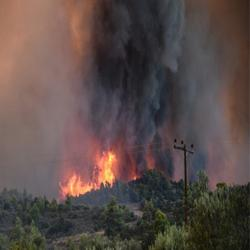
#> input picture images/fire/fire_0013.jpg, 250 x 250 px
$ python -i pixels.py   (imports and definitions only)
#> lines starting #> are read from the running program, lines starting #| are printed output that depends on the picture; after the words box and inside, x2 and y2 are one past the last pixel; in counts of white or black regions, pixels touching at a corner belong together
#> in run, img is the input picture: PIL image 250x250 RGB; mean R, G, B 90.2, 76.1, 73.1
import numpy as np
from PIL import Image
import os
from upload_to_s3 import upload_file_to_s3
import tempfile


def rgb_to_hsv(rgb_image):
    norm_image = rgb_image / 255.0
    R, G, B = norm_image[:, :, 0], norm_image[:, :, 1], norm_image[:, :, 2]

    Cmax = np.maximum(np.maximum(R, G), B)
    Cmin = np.minimum(np.minimum(R, G), B)
    delta = Cmax - Cmin
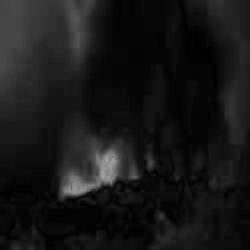
#> delta: shape (250, 250) float64; min 0, max 0.635, mean 0.0904

    H = np.zeros_like(Cmax)

    mask_R = (delta != 0) & (Cmax == R)
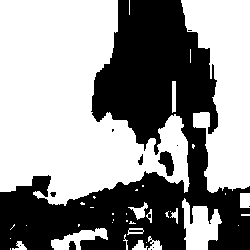
#> mask_R: shape (250, 250) bool; 57.6% white; 12 black regions (7 under 20 px), largest, box (x1, y1, x2, y2) and area: (0, 0, 250, 250) 26139, (158, 151, 174, 176) 240, (69, 241, 76, 250) 54, (138, 154, 143, 165) 34, (50, 192, 56, 197) 23
    mask_G = (delta != 0) & (Cmax == G)
#> mask_G: shape (250, 250) bool; 15% white; 31 white regions (24 under 20 px), largest, box (x1, y1, x2, y2) and area: (80, 170, 250, 250) 6978, (0, 195, 74, 250) 1998, (44, 224, 65, 229) 76
    mask_B = (delta != 0) & (Cmax == B)
#> mask_B: shape (250, 250) bool; 29.4% white; 17 white regions (6 under 20 px), largest, box (x1, y1, x2, y2) and area: (91, 0, 218, 185) 13404, (37, 171, 183, 238) 3220, (0, 172, 51, 234) 1141

    H[mask_R] = ((G[mask_R] - B[mask_R]) / delta[mask_R]) % 6
    H[mask_G] = (B[mask_G] - R[mask_G]) / delta[mask_G] + 2
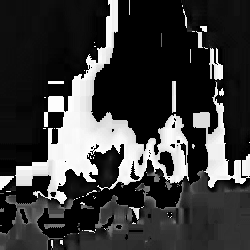
#> H: shape (250, 250) float64; min 0, max 5.99, mean 1.38; drawn with min black and max white
    H[mask_B] = (R[mask_B] - G[mask_B]) / delta[mask_B] + 4

    H = H * 60

    S = np.zeros_like(Cmax)
    np.divide(delta, Cmax, out=S, where=Cmax != 0)
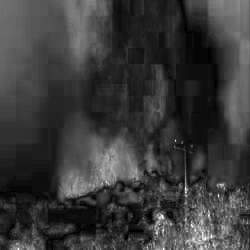
#> S: shape (250, 250) float64; min 0, max 1, mean 0.229

    V = Cmax

    hsv_image = np.stack((H, S, V), axis=-1)
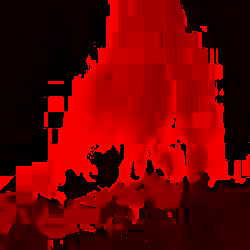
#> hsv_image: shape (250, 250, 3) float64; mean of channels 0, 1, 2 151.8, 0.2, 0.4; drawn with min black and max white
    return hsv_image


def detect_fire_by_color(img_array):
    hsv_array = rgb_to_hsv(img_array)

    H = hsv_array[:, :, 0]
    S = hsv_array[:, :, 1]
    V = hsv_array[:, :, 2]

    fire_mask = ((H < 30) | (H > 350)) & (S > 0.6) & (V > 0.5)
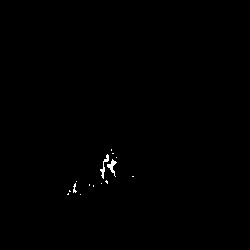
#> fire_mask: shape (250, 250) bool; 0.28% white in thin lines or dots, all inside (x1, y1, x2, y2) = (67, 149, 134, 195)

    fire_pixels = np.zeros_like(img_array)
    fire_pixels[fire_mask] = img_array[fire_mask]

    fire_area = np.sum(fire_mask)
#> fire_area = 177
    total_pixels = fire_mask.size
#> total_pixels = 62500
    fire_percentage = (fire_area / total_pixels) * 100
#> fire_percentage = 0.283

    if fire_area > 0:
        print(
            f"Обнаружен огонь! Площадь: {fire_area} пикселей ({fire_percentage:.2f}%)"
        )
#| Обнаружен огонь! Площадь: 177 пикселей (0.28%)
    else:
        print("Огонь не обнаружен.")

    return fire_pixels, fire_mask


def binary_erosion(image_array, kernel_radius=1):
#> called with kernel_radius = 2
    height, width = image_array.shape
#> height = 250; width = 250
    eroded = np.zeros_like(image_array)

    for y in range(kernel_radius, height - kernel_radius):
        for x in range(kernel_radius, width - kernel_radius):
            neighborhood = image_array[
                y - kernel_radius : y + kernel_radius + 1,
                x - kernel_radius : x + kernel_radius + 1,
            ]
            eroded[y, x] = 1 if np.all(neighborhood == 1) else 0
#> eroded: shape (250, 250) bool; every value is 0

    return eroded


def binary_dilation(image_array, kernel_radius=1):
#> called with kernel_radius = 2
    height, width = image_array.shape
#> height = 250; width = 250
    dilated = np.zeros_like(image_array)

    for y in range(kernel_radius, height - kernel_radius):
        for x in range(kernel_radius, width - kernel_radius):
            neighborhood = image_array[
                y - kernel_radius : y + kernel_radius + 1,
                x - kernel_radius : x + kernel_radius + 1,
            ]
            dilated[y, x] = 1 if np.any(neighborhood == 1) else 0
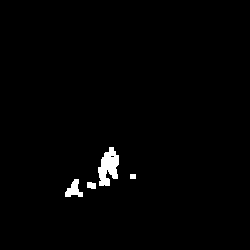
#> dilated: shape (250, 250) bool; 1.3% white; 4 white regions, box (x1, y1, x2, y2) and area: (98, 147, 119, 186) 529, (65, 179, 83, 197) 182, (87, 182, 96, 189) 55, (130, 174, 136, 179) 30

    return dilated


def binary_opening(image_array, kernel_radius=1):
    eroded = binary_erosion(image_array, kernel_radius)
    opened = binary_dilation(eroded, kernel_radius)
    return opened


def binary_closing(image_array, kernel_radius=1):
    dilated = binary_dilation(image_array, kernel_radius)
    closed = binary_erosion(dilated, kernel_radius)
#> after the loop in binary_erosion (call 3), `for y in range(kernel_radius, height - kernel_radius):`: eroded: shape (250, 250) bool; 0.42% white; 8 white regions (6 under 20 px), largest, box (x1, y1, x2, y2) and area: (100, 154, 117, 184) 199, (67, 183, 77, 195) 43
    return closed


def binary_opening_closing(image_array, kernel_radius=1):
    opened = binary_opening(image_array, kernel_radius)
    closed = binary_closing(opened, kernel_radius)
    return closed


def calculate_white_percentage(binary_array):
    total_pixels = binary_array.size
    white_pixels = np.sum(binary_array)
    return (white_pixels / total_pixels) * 100


def apply_morphology_preserve_color(original_img, binary_array):
    result_img = original_img.copy()
    result_img_array = np.array(result_img)
    result_img_array[binary_array == 0] = 0
    return Image.fromarray(result_img_array)

def run(image_path, output_dir):
    img = Image.open(image_path).convert("RGB")
    img_array = np.array(img)
    fire_pixels, fire_mask = detect_fire_by_color(img_array)
    fire_img = Image.fromarray(fire_pixels)

    img_gray = fire_img.convert("L")
    img_binary = np.array(img_gray) > 0

    operations = {
        "eroded": binary_erosion(img_binary, kernel_radius=2),
        "dilated": binary_dilation(img_binary, kernel_radius=2),
        "opened": binary_opening(img_binary, kernel_radius=2),
        "closed": binary_closing(img_binary, kernel_radius=2),
        "opened_closed": binary_opening_closing(img_binary, kernel_radius=2),
    }

    results = {}

    base_name = os.path.basename(image_path)
    for name, result in operations.items():
        processed_img = apply_morphology_preserve_color(img, result)
        filename = f"{output_dir}/{name}_{base_name}"

        # Временный файл
        with tempfile.NamedTemporaryFile(suffix=".jpg", delete=False) as tmp:
            processed_img.save(tmp.name)
            file_url = upload_file_to_s3(tmp.name, filename)

        percent = calculate_white_percentage(result)
        results[name] = {"path": file_url, "white_percentage": percent}
#> this loop made 1 pass
#> (name, filename) on pass 1: ('eroded', 'out.png/eroded_fire_0013.jpg')
#> after the loop, results = 0 items

    return results

#> (the run stopped early here; a loop or call above may not have finished)

$ run again, on images/fire/fire_0019.jpg
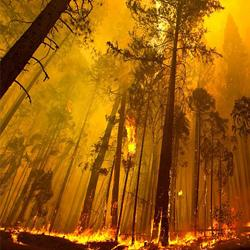
#> input picture images/fire/fire_0019.jpg, 250 x 250 px
#> in run, img is the input picture: PIL image 250x250 RGB; mean R, G, B 158.1, 94.4, 11.5
#> in rgb_to_hsv, `mask_R = (delta != 0) & (Cmax == R)`:
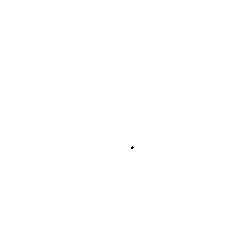
#> mask_R: shape (250, 250) bool; 100% white; black in thin lines or dots, all inside (x1, y1, x2, y2) = (131, 146, 134, 149)
#> mask_G: shape (250, 250) bool; 0.02% white in thin lines or dots, all inside (x1, y1, x2, y2) = (70, 6, 162, 239)
#> mask_B: shape (250, 250) bool; every value is 0
#> fire_mask: shape (250, 250) bool; 13.3% white; 425 white regions (388 under 20 px), largest, box (x1, y1, x2, y2) and area: (133, 152, 250, 250) 3928, (51, 198, 118, 242) 897, (5, 208, 52, 238) 401
#> fire_area = 8330
#> fire_percentage = 13.33
#| Обнаружен огонь! Площадь: 8330 пикселей (13.33%)
#> in binary_dilation, `height, width = image_array.shape`: height = 250
#> after the loop in binary_erosion (call 5), `for y in range(kernel_radius, height - kernel_radius):`:
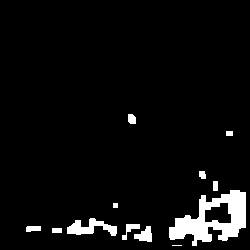
#> eroded: shape (250, 250) bool; 5.2% white; 12 white regions (1 under 20 px), largest, box (x1, y1, x2, y2) and area: (169, 190, 246, 246) 2108, (67, 218, 117, 236) 458, (134, 226, 152, 242) 179
#> the loop in run, `for name, result in operations.items():` made 1 pass
#> (name, filename) on pass 1: ('eroded', 'out.png/eroded_fire_0019.jpg')
#> after the loop in run, `for name, result in operations.items():`: results = 0 items

$ run again, on images/fire/fire_0025.jpg
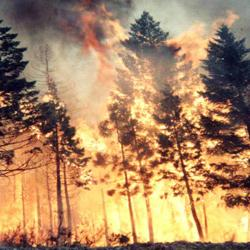
#> input picture images/fire/fire_0025.jpg, 250 x 250 px
#> in run, img is the input picture: PIL image 250x250 RGB; mean R, G, B 172, 136.3, 100
#> mask_R: shape (250, 250) bool; 85% white; 70 black regions (45 under 20 px), largest, box (x1, y1, x2, y2) and area: (115, 0, 250, 50) 3016, (205, 26, 250, 124) 2723, (0, 16, 37, 106) 1392
#> mask_G: shape (250, 250) bool; 6.7% white; 85 white regions (63 under 20 px), largest, box (x1, y1, x2, y2) and area: (114, 0, 250, 42) 2603, (137, 196, 148, 239) 149, (169, 197, 188, 224) 136
#> mask_B: shape (250, 250) bool; 9.5% white; 40 white regions (22 under 20 px), largest, box (x1, y1, x2, y2) and area: (205, 27, 250, 124) 2571, (0, 26, 32, 111) 1232, (0, 0, 48, 20) 614
#> fire_mask: shape (250, 250) bool; 8.9% white in thin lines or dots, all inside (x1, y1, x2, y2) = (0, 40, 250, 246)
#> fire_area = 5572
#> fire_percentage = 8.92
#| Обнаружен огонь! Площадь: 5572 пикселей (8.92%)
#> in binary_dilation, `height, width = image_array.shape`: height = 250
#> after the loop in binary_dilation (call 5), `for y in range(kernel_radius, height - kernel_radius):`:
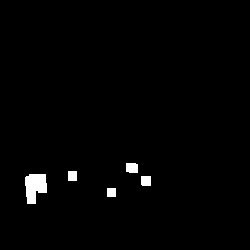
#> dilated: shape (250, 250) bool; 1.4% white; 5 white regions, box (x1, y1, x2, y2) and area: (25, 174, 47, 204) 492, (126, 163, 138, 173) 115, (141, 176, 151, 186) 99, (68, 171, 77, 181) 90, (107, 188, 116, 197) 81
#> the loop in run, `for name, result in operations.items():` made 1 pass
#> (name, filename) on pass 1: ('eroded', 'out.png/eroded_fire_0025.jpg')
#> after the loop in run, `for name, result in operations.items():`: results = 0 items
